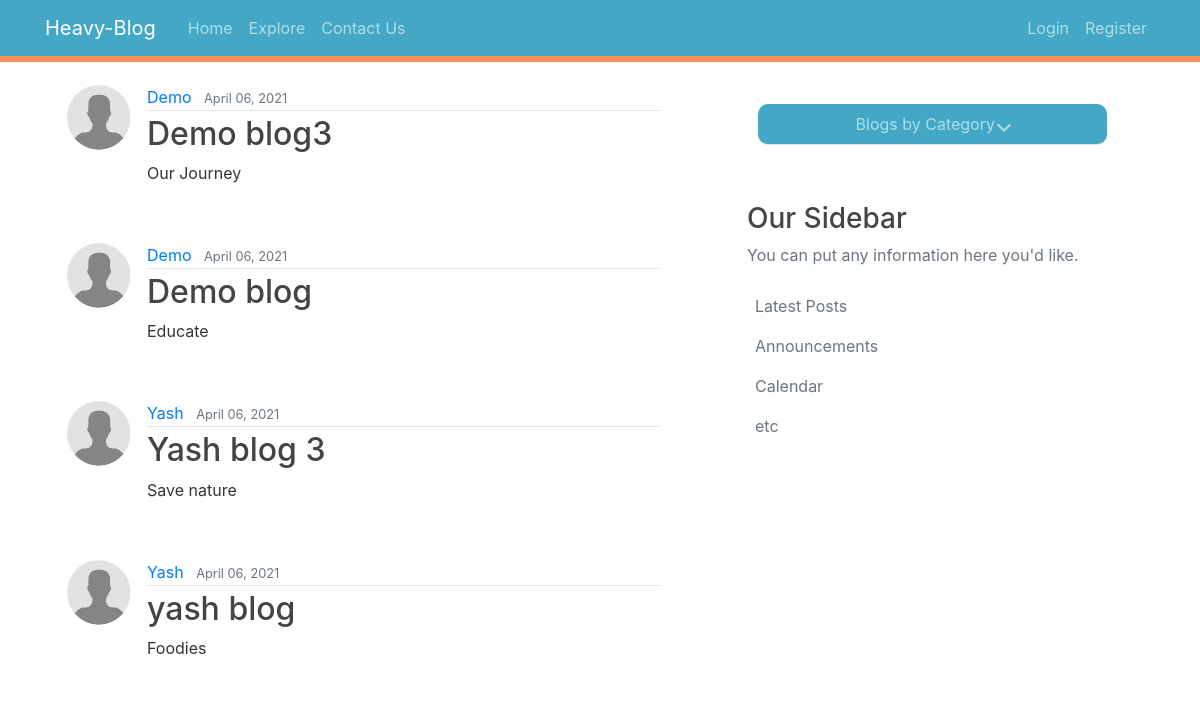
The page /explore/ on the database as committed earlier.
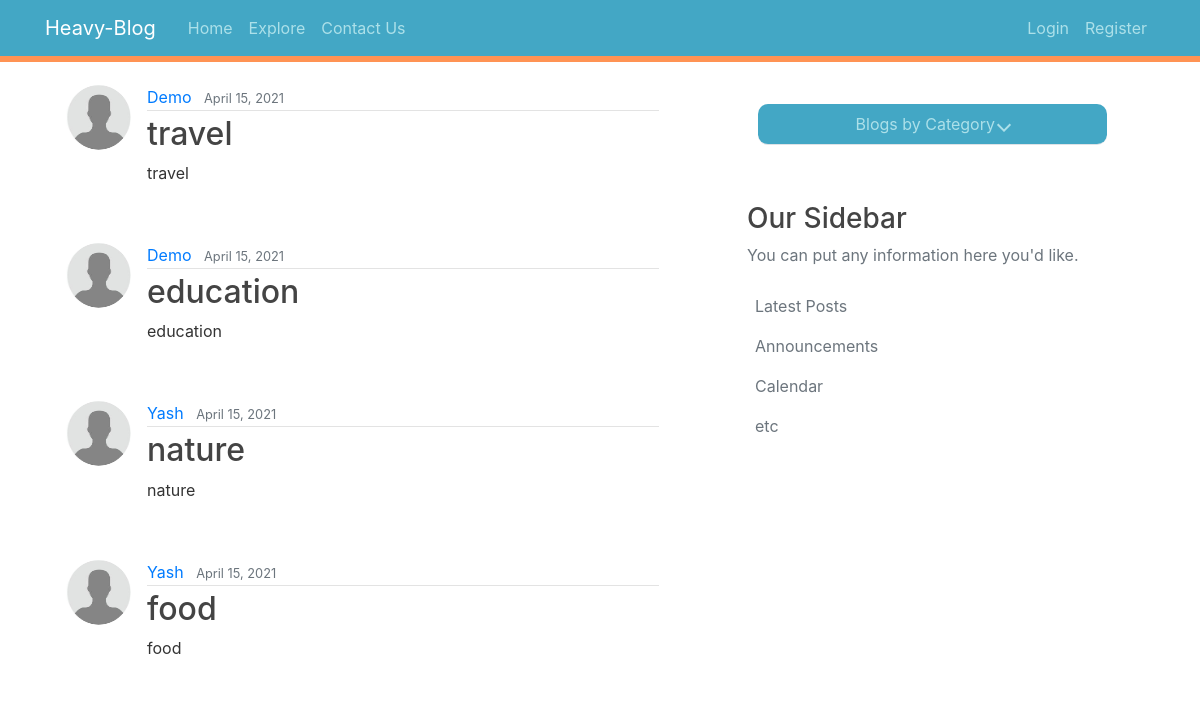
The same page on the database as committed later.
### blog/models.py (models this page shows, shortened)
class Post(models.Model):
    title = models.CharField(max_length=100)
    content = models.TextField(null=True)
    privacy = models.TextChoices('prv','Public Private')
    privacy = models.CharField(default='Public' , max_length=20, choices=privacy.choices)
    category = models.TextChoices('cat','---Select--- Food Music Nature Education Wedding Travel Movie Car Project Photography Other')
    category = models.CharField(default ='---Select---',max_length=20, choices=category.choices)
    date_posted = models.DateTimeField(default=timezone.now)
    author = models.ForeignKey(User, on_delete=models.CASCADE)

### users/models.py (models this page shows, shortened)
class Profile(models.Model):
    user = models.OneToOneField(User, on_delete=models.CASCADE)
    image = models.ImageField(default='default.jpg', upload_to='profile_pics')

### blog/views.py (the view)
# urls.py: path('explore/', views.ExplorePostListView.as_view(), name='explore'),
class ExplorePostListView(ListView):
    model = Post
    context_object_name = 'posts'
    template_name = 'blog/explore.html'
    ordering = ['-date_posted']

### blog/templates/blog/explore.html (shortened to what this page needs)
{% extends "blog/base.html" %}
{% block content %}
    {% for post in posts %}
    {% if post.author == user and post.privacy == 'Public' %}
    <!-- <article class="media content-section">
      <img class="rounded-circle article-img" src="{{ post.author.profile.image.url }}">
        <div class="media-body">
          <div class="article-metadata">
            <a class="mr-2" href="{% url 'user-posts' post.author.username %}">{{ post.author }}</a>
            <small class="text-muted">{{ post.date_posted|date:"F d, Y" }}</small>
          </div>
          <h2><a class="article-title" href="{% url 'post-detail' post.id %}">{{ post.title }}</a></h2>
          <p class="article-content">{{ post.content }}</p>
        </div>
      </article> -->
    {% elif post.privacy == 'Public' %}
      <article class="media content-section">
        <img class="rounded-circle article-img" src="{{ post.author.profile.image.url }}">
          <div class="media-body">
            <div class="article-metadata">
              <a class="mr-2" href="{% url 'user-posts' post.author.username %}">{{ post.author }}</a>
              <small class="text-muted">{{ post.date_posted|date:"F d, Y" }}</small>
            </div>
            <h2><a class="article-title" href="{% url 'post-detail' post.id %}">{{ post.title }}</a></h2>
            <p class="article-content">{{ post.content }}</p>
          </div>
        </article>
    {% endif %}
    {% endfor %}
{% endblock content %}

### blog/templates/blog/base.html (shortened to what this page needs)
{% load static %}
<!DOCTYPE html>
<html>
<head>
  <link rel="stylesheet" href="https://cdn.jsdelivr.net/npm/bootstrap@4.5.3/dist/css/bootstrap.min.css"
>
  <link rel="stylesheet" href="{% static 'blog/main.css' %}">
</head>
<body>
  <header class="site-header">
    <nav class="navbar navbar-expand-md navbar-dark bg-steel fixed-top">
      <div class="container">
        <a class="navbar-brand mr-4" href="{% url 'blog-home' %}">Heavy-Blog</a>
        <div class="collapse navbar-collapse" id="navbarToggle">
          <div class="navbar-nav mr-auto">
            <a class="nav-item nav-link" href="{% url 'blog-home' %}">Home</a>
            <a class="nav-item nav-link" href="{% url 'explore' %}">Explore</a>
            <a class="nav-item nav-link" href="{% url 'blog-contact' %}">Contact Us</a>
          </div>
          <div class="navbar-nav">
            {% if user.is_authenticated %}
            <a class="nav-item nav-link" href="{% url 'post-create' %}">New Post</a>
           <a class="nav-item nav-link" href="{% url 'profile' %}">Profile</a><img class="rounded-circle nav-img" src="{{ user.profile.image.url }}">
            <a class="nav-item nav-link" href="{% url 'logout' %}">Logout</a>
            {% else %}
            <a class="nav-item nav-link" href="{% url 'login' %}">Login</a>
            <a class="nav-item nav-link" href="{% url 'register' %}">Register</a>
            {% endif %}
          </div>
        </div>
      </div>
    </nav>
  </header>
  <main role="main" class="container">
    <div class="row">
      <div class="col-md-7">
        {% block content %}{% endblock %}
      </div>
      <div class="col-md-5">
        <div class="content-section">
          <div class="nav-item nav-link">
            <ul>
              <li class="category">
                <div class="border-bottom mb-4 set">
                  <a>Blogs by Category <i class="arrow down"></i></a>
                </div>
              </li>
            </ul>
            <div class="nonne">
              <h3>Our Sidebar</h3>
              <p class='text-muted'>You can put any information here you'd like.
              <ul class="list-group text-muted mark">
                <li>Latest Posts</li>
                <li>Announcements</li>
                <li>Calendar</li>
                <li>etc</li>
              </ul>
              </p>
            </div>
          </div>
        </div>
      </div>
    </div>
  </main>
</body>
</html>

### blog/static/blog/main.css (style rules this page uses)
* { margin: 0; padding: 0; }
body { color: #333333; margin-top: 4.6rem; }
h1, h2, h3, h4, h5, h6 { color: #444444; }
ul { margin: 0; }
.bg-steel { background-color: #43a7c5; border-bottom: solid #ff9354; border-bottom-width: 0.8ex; }
.site-header .navbar-nav .nav-link { color: #b7e6ece8; }
.content-section { background: #ffffff; padding: 10px 20px; border: 1px solid #ffffff; border-radius: 10px; margin-bottom: 20px; }
.article-title { color: #444444; }
.article-content { white-space: pre-line; }
.article-img { height: 65px; width: 65px; margin-right: 16px; }
.article-metadata { padding-bottom: 1px; margin-bottom: 4px; border-bottom: 1px solid #e3e3e3 }

### blog/templates/blog/base.html (style rules this page uses)
main .category { padding: 3px; list-style-type: none; }
main .set { border-radius: 10px; background-color: #43a7c5; color: #b7e6ece8; margin: 8px; padding: 8px; text-align: center; }
.nonne { margin-top: 30px; }
.mark { list-style-type: none; background-color: #ffffff; }
.mark li { padding: 8px; }
.arrow { border: solid#b7e6ece8; border-width: 0 2px 2px 0; display: inline-block; padding: 4px; }
.down { transform: rotate(45deg); -webkit-transform: rotate(45deg); }

Rows that differ between the two databases and show on the page:
changed Post: date_posted "April 06, 2021" → "April 15, 2021"; title "Demo blog3" → "travel"; content "Our Journey" → "travel"
changed Post: date_posted "April 06, 2021" → "April 15, 2021"; title "Demo blog" → "education"; content "Educate" → "education"
changed Post: date_posted "April 06, 2021" → "April 15, 2021"; title "Yash blog 3" → "nature"; content "Save nature" → "nature"
changed Post: date_posted "April 06, 2021" → "April 15, 2021"; title "yash blog" → "food"; content "Foodies" → "food"
